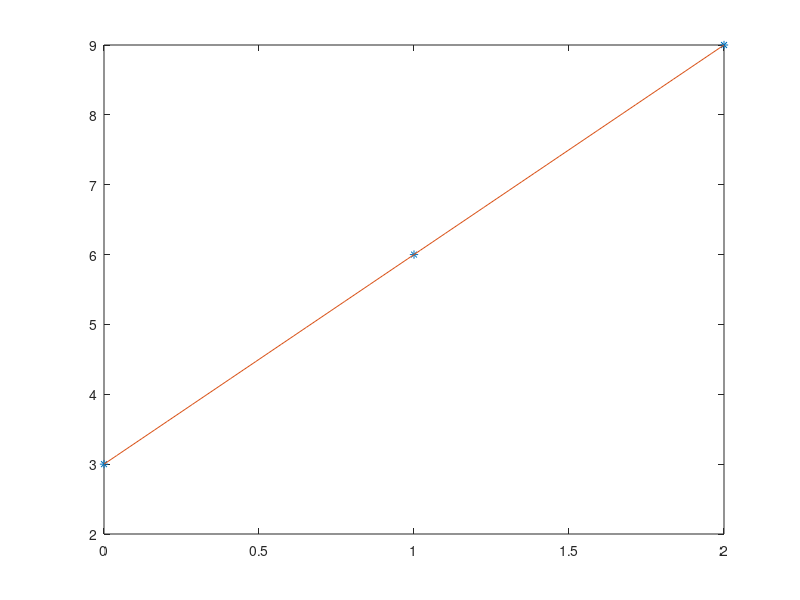

Recreate this plot in MATLAB.
clear all
clc

x = [0,1,2];
y = [3,6,9];
N=3;

sumxi = sum(x); # 0+1+2

sumxi2 = sum(x.^2); # 0^2 + 1^2 + 2^2

sumyi = sum(y); # 3+6+9

sumxiyi=0;
for i=1:N
  sumxiyi += sum(x(i)*y(i)); #0*3 + 1*6 + 2*9 = 24
endfor

M =[N,sumxi ; sumxi,sumxi2];
v = [sumyi ; sumxiyi] ;

coeffs = M\v;
a0 = coeffs(1);
a1 = coeffs(2);

xplot=linspace(x(1),x(length(x)),50);
yplot=a0+a1*xplot;

plot(x,y,'*',xplot,yplot)
